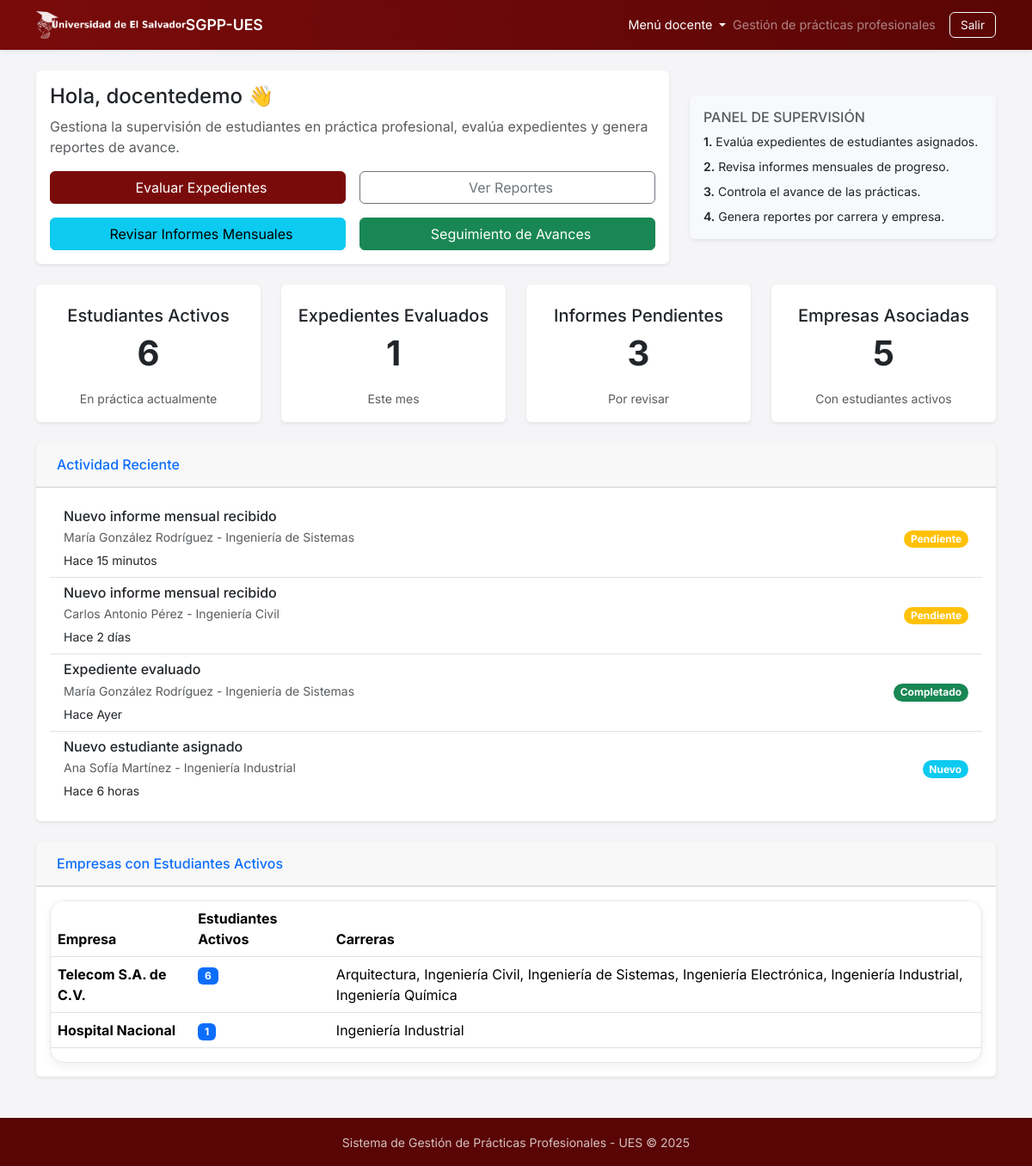
Screenshot of /public/index.php (signed in) with the database file from the repository.
### tables this page shows
CREATE TABLE `informe_mensual` (
  `id` int(11) NOT NULL,
  `expediente_id` int(11) NOT NULL,
  `periodo` date NOT NULL,
  `ruta_archivo` varchar(255) DEFAULT NULL,
  `comentario_estudiante` text DEFAULT NULL,
  `estado_revision` enum('pendiente','recibido','observado','aprobado') NOT NULL DEFAULT 'pendiente',
  `comentario_revisor` text DEFAULT NULL,
  `revisor_id` int(11) DEFAULT NULL,
  `fecha_subida` datetime NOT NULL DEFAULT current_timestamp(),
  `fecha_revision` datetime DEFAULT NULL,
  `hash_archivo` varchar(64) DEFAULT NULL
);

CREATE TABLE `estudiante` (
  `id` int(11) NOT NULL,
  `carnet` varchar(10) NOT NULL,
  `nombre_completo` varchar(100) NOT NULL,
  `carrera` varchar(100) NOT NULL,
  `usuario_id` int(11) NOT NULL
);

CREATE TABLE `evaluacion` (
  `id` int(11) NOT NULL,
  `expediente_id` int(11) NOT NULL,
  `nota_final` decimal(5,2) DEFAULT NULL,
  `comentario_docente` text DEFAULT NULL,
  `docente_id` int(11) NOT NULL COMMENT 'ID del docente que realiza la evaluación',
  `fecha_evaluacion` datetime NOT NULL DEFAULT current_timestamp()
);

CREATE TABLE `expediente` (
  `id` int(11) NOT NULL,
  `estudiante_id` int(11) NOT NULL,
  `empresa_id` int(11) DEFAULT NULL,
  `empresa_nombre` varchar(150) DEFAULT NULL,
  `empresa_direccion` varchar(255) DEFAULT NULL,
  `supervisor_externo` varchar(150) DEFAULT NULL,
  `telefono_supervisor` varchar(25) DEFAULT NULL,
  `correo_supervisor` varchar(120) DEFAULT NULL,
  `fecha_inicio` date DEFAULT NULL,
  `fecha_fin` date DEFAULT NULL,
  `estado` enum('planeado','activo','en_pausa','finalizado','cancelado') NOT NULL DEFAULT 'planeado',
  `horas_planificadas` int(11) DEFAULT NULL,
  `horas_cumplidas` int(11) DEFAULT NULL,
  `observaciones` text DEFAULT NULL,
  `creado_en` datetime NOT NULL DEFAULT current_timestamp(),
  `actualizado_en` datetime NOT NULL DEFAULT current_timestamp() ON UPDATE current_timestamp()
);

### src/controllers/DocenteDashboardController.php (called while the page is built, shortened)
<?php
require_once __DIR__ . '/../../config/db.php';
require_once __DIR__ . '/../models/ExpedienteModel.php';
require_once __DIR__ . '/../models/EvaluacionModel.php';
require_once __DIR__ . '/../models/InformeMensualModel.php';
$expedienteModel = new ExpedienteModel($pdo);
$evaluacionModel = new EvaluacionModel($pdo);
$informeModel = new InformeMensualModel($pdo);
$estadisticas = [
    'estudiantes_activos' => $expedienteModel->contarActivos(),
    'expedientes_evaluados_mes' => $evaluacionModel->contarEvaluacionesMesActual(),
    'informes_pendientes' => $informeModel->contarPendientes(),
    'empresas_con_estudiantes' => $expedienteModel->contarEmpresasConEstudiantesActivos()
];
$actividad_reciente = [
    'informes_recientes' => $informeModel->obtenerRecientes(5),
    'evaluaciones_recientes' => $evaluacionModel->obtenerRecientes(5),
    'expedientes_nuevos' => $expedienteModel->obtenerRecientes(5)
];
$empresas_activas = $expedienteModel->contarActivosPorEmpresa();
include __DIR__ . '/../../templates/docente/dashboard.php';

### src/models/ExpedienteModel.php (called while the page is built, shortened)
<?php
class ExpedienteModel
{
    private $pdo;
    public function __construct($pdo)
    {
        $this->pdo = $pdo;
    }
    public function contarActivos(): int
    {
        $stmt = $this->pdo->prepare(
            "SELECT COUNT(DISTINCT estudiante_id) as total
             FROM expediente
             WHERE estado = 'activo'"
        );
        $stmt->execute();
        $result = $stmt->fetch();
        return (int)$result['total'];
    }
    public function contarEmpresasConEstudiantesActivos(): int
    {
        $stmt = $this->pdo->prepare(
            "SELECT COUNT(DISTINCT COALESCE(empresa_id, empresa_nombre)) as total
             FROM expediente
             WHERE estado = 'activo'"
        );
        $stmt->execute();
        $result = $stmt->fetch();
        return (int)$result['total'];
    }
    public function contarActivosPorEmpresa(): array
    {
        $sql = "SELECT
                    COALESCE(emp.nombre, e.empresa_nombre, 'Empresa no especificada') AS empresa_nombre,
                    COUNT(DISTINCT e.estudiante_id) AS total_estudiantes,
                    GROUP_CONCAT(DISTINCT est.carrera SEPARATOR ', ') AS carreras
                FROM expediente e
                LEFT JOIN empresa emp ON emp.id = e.empresa_id
                LEFT JOIN estudiante est ON est.id = e.estudiante_id
                WHERE e.estado = 'activo'
                GROUP BY empresa_nombre
                ORDER BY total_estudiantes DESC, empresa_nombre ASC
                LIMIT 10";
        $stmt = $this->pdo->prepare($sql);
        $stmt->execute();
        return $stmt->fetchAll();
    }
    public function obtenerRecientes(int $limite = 5): array
    {
        $stmt = $this->pdo->prepare(
            "SELECT e.*, est.nombre_completo AS estudiante_nombre, est.carrera AS estudiante_carrera
             FROM expediente e
             LEFT JOIN estudiante est ON est.id = e.estudiante_id
             ORDER BY e.creado_en DESC
             LIMIT ?"
        );
        $stmt->execute([$limite]);
        return $stmt->fetchAll();
    }
}

### src/models/EvaluacionModel.php (called while the page is built, shortened)
<?php
class EvaluacionModel {
    private $pdo;
    public function __construct($pdo)
    {
        $this->pdo = $pdo;
    }
    public function contarEvaluacionesMesActual(): int
    {
        $stmt = $this->pdo->prepare(
            "SELECT COUNT(*) as total
             FROM evaluacion
             WHERE MONTH(fecha_evaluacion) = MONTH(CURRENT_DATE())
             AND YEAR(fecha_evaluacion) = YEAR(CURRENT_DATE())"
        );
        $stmt->execute();
        $result = $stmt->fetch();
        return (int)$result['total'];
    }
    public function obtenerRecientes(int $limite = 5): array
    {
        $stmt = $this->pdo->prepare(
            "SELECT e.*, exp.id as expediente_id, est.nombre_completo AS estudiante_nombre, est.carrera AS estudiante_carrera
             FROM evaluacion e
             JOIN expediente exp ON exp.id = e.expediente_id
             JOIN estudiante est ON est.id = exp.estudiante_id
             ORDER BY e.fecha_evaluacion DESC
             LIMIT ?"
        );
        $stmt->execute([$limite]);
        return $stmt->fetchAll();
    }
}

### src/models/InformeMensualModel.php (called while the page is built, shortened)
<?php
class InformeMensualModel
{
    private $pdo;
    public function __construct($pdo)
    {
        $this->pdo = $pdo;
    }
    public function contarPendientes(): int
    {
        $stmt = $this->pdo->prepare(
            "SELECT COUNT(*) as total
             FROM informe_mensual
             WHERE estado_revision = 'pendiente'"
        );
        $stmt->execute();
        $result = $stmt->fetch();
        return (int)$result['total'];
    }
    public function obtenerRecientes(int $limite = 5): array
    {
        $stmt = $this->pdo->prepare(
            "SELECT im.*,
                    est.nombre_completo AS estudiante_nombre,
                    est.carrera AS estudiante_carrera,
                    emp.nombre AS empresa_nombre
             FROM informe_mensual im
             JOIN expediente e ON e.id = im.expediente_id
             JOIN estudiante est ON est.id = e.estudiante_id
             JOIN empresa emp ON emp.id = e.empresa_id
             ORDER BY im.fecha_subida DESC
             LIMIT ?"
        );
        $stmt->execute([$limite]);
        return $stmt->fetchAll();
    }
}

### templates/docente/dashboard.php (the view, shortened to what this page needs)
<?php require_once __DIR__ . '/../../src/includes/header.php'; ?>
<section class="mb-4">
  <div class="row g-4 align-items-center">
    <div class="col-lg-8">
      <div class="card border-0 shadow-sm h-100">
        <div class="card-body">
          <h2 class="card-title h4">Hola, <?= htmlspecialchars($_SESSION['nombre_usuario']); ?> 👋</h2>
          <p class="card-text text-muted">Gestiona la supervisión de estudiantes en práctica profesional, evalúa expedientes y genera reportes de avance.</p>
          <div class="row g-3">
            <div class="col-sm-6">
              <a class="btn btn-primary w-100" href="/Grupo2_Etapa2Proy_SGPP-UES/public/index.php?page=evaluar">
                <i class="fas fa-clipboard-check me-2"></i>Evaluar Expedientes
              </a>
            </div>
            <div class="col-sm-6">
              <a class="btn btn-outline-secondary w-100" href="/Grupo2_Etapa2Proy_SGPP-UES/public/index.php?page=docente_reportes">
                <i class="fas fa-chart-bar me-2"></i>Ver Reportes
              </a>
            </div>
            <div class="col-sm-6">
              <a class="btn btn-info w-100" href="/Grupo2_Etapa2Proy_SGPP-UES/public/index.php?page=docente_informes">
                <i class="fas fa-file-alt me-2"></i>Revisar Informes Mensuales
              </a>
            </div>
            <div class="col-sm-6">
              <a class="btn btn-success w-100" href="/Grupo2_Etapa2Proy_SGPP-UES/public/index.php?page=docente_avances">
                <i class="fas fa-tasks me-2"></i>Seguimiento de Avances
              </a>
            </div>
          </div>
        </div>
      </div>
    </div>
    <div class="col-lg-4">
      <div class="card border-0 shadow-sm h-100 bg-light">
        <div class="card-body">
          <h3 class="h6 text-uppercase text-muted">Panel de Supervisión</h3>
          <ul class="list-unstyled small mb-0">
            <li class="mb-2"><span class="fw-semibold">1.</span> Evalúa expedientes de estudiantes asignados.</li>
            <li class="mb-2"><span class="fw-semibold">2.</span> Revisa informes mensuales de progreso.</li>
            <li class="mb-2"><span class="fw-semibold">3.</span> Controla el avance de las prácticas.</li>
            <li><span class="fw-semibold">4.</span> Genera reportes por carrera y empresa.</li>
          </ul>
        </div>
      </div>
    </div>
  </div>
</section>
<section class="mb-4">
  <div class="row g-4">
    <div class="col-md-3">
      <div class="card border-0 shadow-sm">
        <div class="card-body text-center">
          <h5 class="card-title">Estudiantes Activos</h5>
          <p class="card-text display-6 fw-bold"><?= number_format($estadisticas['estudiantes_activos']) ?></p>
          <small class="text-muted">En práctica actualmente</small>
        </div>
      </div>
    </div>
    <div class="col-md-3">
      <div class="card border-0 shadow-sm">
        <div class="card-body text-center">
          <h5 class="card-title">Expedientes Evaluados</h5>
          <p class="card-text display-6 fw-bold"><?= number_format($estadisticas['expedientes_evaluados_mes']) ?></p>
          <small class="text-muted">Este mes</small>
        </div>
      </div>
    </div>
    <div class="col-md-3">
      <div class="card border-0 shadow-sm">
        <div class="card-body text-center">
          <h5 class="card-title">Informes Pendientes</h5>
          <p class="card-text display-6 fw-bold"><?= number_format($estadisticas['informes_pendientes']) ?></p>
          <small class="text-muted">Por revisar</small>
        </div>
      </div>
    </div>
    <div class="col-md-3">
      <div class="card border-0 shadow-sm">
        <div class="card-body text-center">
          <h5 class="card-title">Empresas Asociadas</h5>
          <p class="card-text display-6 fw-bold"><?= number_format($estadisticas['empresas_con_estudiantes']) ?></p>
          <small class="text-muted">Con estudiantes activos</small>
        </div>
      </div>
    </div>
  </div>
</section>
<section class="mb-4">
  <div class="card border-0 shadow-sm">
    <div class="card-header py-3">
      <h6 class="m-0 font-weight-bold text-primary">
        <i class="fas fa-clock me-2"></i>Actividad Reciente
      </h6>
    </div>
    <div class="card-body">
      <div class="list-group list-group-flush">
        <?php if (!empty($actividad_reciente['informes_recientes'])): ?>
          <?php foreach (array_slice($actividad_reciente['informes_recientes'], 0, 2) as $informe): ?>
            <div class="list-group-item d-flex justify-content-between align-items-center">
              <div>
                <h6 class="mb-1">Nuevo informe mensual recibido</h6>
                <p class="mb-1 text-muted small"><?= htmlspecialchars($informe['estudiante_nombre']) ?> - <?= htmlspecialchars($informe['estudiante_carrera']) ?></p>
                <small>Hace <?= tiempoTranscurrido($informe['fecha_subida']) ?></small>
              </div>
              <span class="badge bg-<?= $informe['estado_revision'] === 'pendiente' ? 'warning' : 'success' ?> rounded-pill">
                <?= ucfirst($informe['estado_revision']) ?>
              </span>
            </div>
          <?php endforeach; ?>
        <?php endif; ?>
        <?php if (!empty($actividad_reciente['evaluaciones_recientes'])): ?>
          <?php foreach (array_slice($actividad_reciente['evaluaciones_recientes'], 0, 1) as $evaluacion): ?>
            <div class="list-group-item d-flex justify-content-between align-items-center">
              <div>
                <h6 class="mb-1">Expediente evaluado</h6>
                <p class="mb-1 text-muted small"><?= htmlspecialchars($evaluacion['estudiante_nombre']) ?> - <?= htmlspecialchars($evaluacion['estudiante_carrera']) ?></p>
                <small>Hace <?= tiempoTranscurrido($evaluacion['fecha_evaluacion']) ?></small>
              </div>
              <span class="badge bg-success rounded-pill">Completado</span>
            </div>
          <?php endforeach; ?>
        <?php endif; ?>
        <?php if (!empty($actividad_reciente['expedientes_nuevos'])): ?>
          <?php foreach (array_slice($actividad_reciente['expedientes_nuevos'], 0, 1) as $expediente): ?>
            <div class="list-group-item d-flex justify-content-between align-items-center">
              <div>
                <h6 class="mb-1">Nuevo estudiante asignado</h6>
                <p class="mb-1 text-muted small"><?= htmlspecialchars($expediente['estudiante_nombre']) ?> - <?= htmlspecialchars($expediente['estudiante_carrera']) ?></p>
                <small>Hace <?= tiempoTranscurrido($expediente['creado_en']) ?></small>
              </div>
              <span class="badge bg-info rounded-pill">Nuevo</span>
            </div>
          <?php endforeach; ?>
        <?php endif; ?>
      </div>
    </div>
  </div>
</section>
<section class="mb-4">
  <div class="card border-0 shadow-sm">
    <div class="card-header py-3">
      <h6 class="m-0 font-weight-bold text-primary">
        <i class="fas fa-building me-2"></i>Empresas con Estudiantes Activos
      </h6>
    </div>
    <div class="card-body">
      <?php if (!empty($empresas_activas)): ?>
        <div class="table-responsive">
          <table class="table table-hover">
            <thead>
              <tr>
                <th>Empresa</th>
                <th>Estudiantes Activos</th>
                <th>Carreras</th>
              </tr>
            </thead>
            <tbody>
              <?php foreach ($empresas_activas as $empresa): ?>
                <tr>
                  <td><strong><?= htmlspecialchars($empresa['empresa_nombre']) ?></strong></td>
                  <td><span class="badge bg-primary"><?= number_format($empresa['total_estudiantes']) ?></span></td>
                  <td><?= htmlspecialchars($empresa['carreras'] ?: 'No especificado') ?></td>
                </tr>
              <?php endforeach; ?>
            </tbody>
          </table>
        </div>
      <?php endif; ?>
    </div>
  </div>
</section>
<?php
function tiempoTranscurrido($fecha) {
    $datetime = new DateTime($fecha);
    $now = new DateTime();
    $interval = $now->diff($datetime);
    if ($interval->days == 0) {
        if ($interval->h == 0) {
            return $interval->i . ' minutos';
        }
        return $interval->h . ' horas';
    } elseif ($interval->days == 1) {
        return 'Ayer';
    } elseif ($interval->days < 7) {
        return $interval->days . ' días';
    } elseif ($interval->days < 30) {
        $semanas = floor($interval->days / 7);
        return $semanas . ' semana' . ($semanas > 1 ? 's' : '');
    } else {
        return $interval->days . ' días';
    }
}
?>
<?php require_once __DIR__ . '/../../src/includes/footer.php'; ?>

### rows the page displays
informe_mensual: estudiante.nombre_completo "María González Rodríguez", estudiante.carrera "Ingeniería de Sistemas", fecha_subida "15 minutos", estado_revision "Pendiente"
informe_mensual: estudiante.nombre_completo "Carlos Antonio Pérez", estudiante.carrera "Ingeniería Civil", fecha_subida "2 días", estado_revision "Pendiente"
evaluacion: estudiante.nombre_completo "María González Rodríguez", estudiante.carrera "Ingeniería de Sistemas", fecha_evaluacion "Ayer"
expediente: estudiante.nombre_completo "Ana Sofía Martínez", estudiante.carrera "Ingeniería Industrial", creado_en "6 horas"

### other values shown
$_SESSION['nombre_usuario'] "docentedemo"
$estadisticas['estudiantes_activos'] "6"
$estadisticas['expedientes_evaluados_mes'] "1"
$estadisticas['informes_pendientes'] "3"
$estadisticas['empresas_con_estudiantes'] "5"
$empresa['empresa_nombre'] "Telecom S.A. de C.V."
$empresa['total_estudiantes'] "6"
$empresa['carreras'] ?: 'No especificado' "Arquitectura, Ingeniería Civil, Ingeniería de Sistemas, Ingeniería Electrónica, Ingeniería Industrial, Ingeniería Química"
$empresa['empresa_nombre'] "Hospital Nacional"
$empresa['total_estudiantes'] "1"
$empresa['carreras'] ?: 'No especificado' "Ingeniería Industrial"
